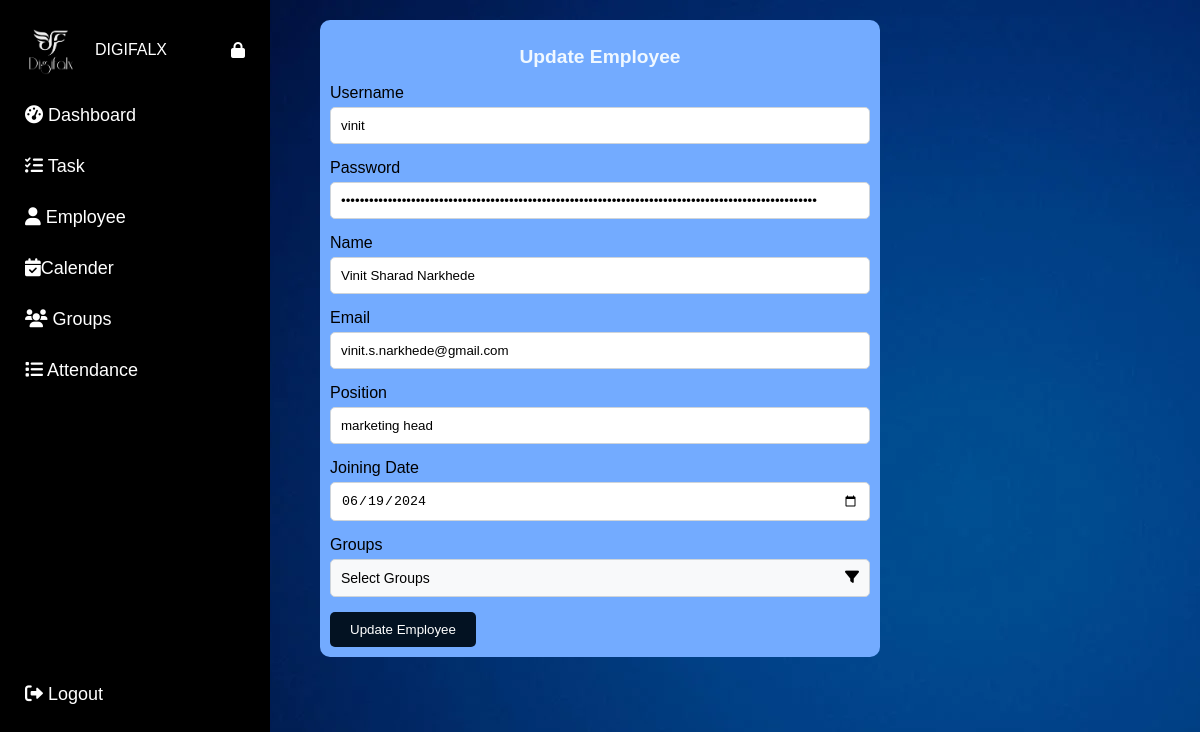
The page /admin/update_employee/1 on the database its author committed.
### app.py (models this page shows)
class Employee(db.Model):
    id = db.Column(db.Integer, primary_key=True)
    username = db.Column(db.String(150), nullable=False, unique=True)
    password = db.Column(db.String(150), nullable=False)
    name = db.Column(db.String(100), nullable=False)
    email = db.Column(db.String(100), nullable=False)
    position = db.Column(db.String(100), nullable=False)
    joining_date = db.Column(db.Date, nullable=False, default=datetime.utcnow)
    profile_picture = db.Column(db.String(120), nullable=True)
    group_id = db.Column(db.Integer, db.ForeignKey('group.id'), nullable=True)
    events = db.relationship('Event', backref='employee', lazy=True)
    time_entries = db.relationship('TimeEntry', backref='employee', lazy=True)
    tasks = db.relationship('Task', backref='assigned_employee', foreign_keys=[Task.employee_id], lazy=True)
    observed_tasks = db.relationship('Task', backref='observer_employee', foreign_keys=[Task.observer_id], lazy=True)

### app.py (the view, shortened to what this page needs)
@app.route('/admin/update_employee/<int:id>', methods=['GET', 'POST'])
def update_employee(id):
    employee = Employee.query.get_or_404(id)
    groups = Group.query.all()
    return render_template('update_employee.html', employee=employee, groups=groups)

### templates/update_employee.html (shortened to what this page needs)
<!DOCTYPE html>
<html lang="en">
<head>
    <link rel="stylesheet" href="https://cdnjs.cloudflare.com/ajax/libs/font-awesome/6.0.0-beta3/css/all.min.css">
</head>
<body>
    <div class="sidebar" id="mySidebar">
        <div class="sidebar-header">
            <img src="/static/images/logo.png" alt="Logo" class="sidebar-logo">
            <span class="sidebar-text">DIGIFALX</span>
            <i class="fas fa-lock" id="lockIcon" onclick="toggleLock()"></i>
        </div>
        <a href="{{ url_for('admin') }}"><i class="fas fa-tachometer-alt"></i> <span
                class="menu-text">Dashboard</span></a>
        <a href="{{ url_for('admintasklist') }}"><i class="fas fa-tasks"></i> <span class="menu-text">Task</span></a>
        <a href="{{ url_for('employee_list') }}"><i class="fas fa-user"></i> <span class="menu-text">Employee</span></a>
        <a href="{{ url_for('admincalender') }}"><i class="fas fa-calendar-check"></i><span
                class="menu-text">Calender</span></a>
        <a href="{{ url_for('list_group') }}"><i class="fas fa-users"></i> <span class="menu-text">Groups</span></a>
        <a href="{{ url_for('attendance_list') }}"><i class="fas fa-list"></i> <span
                class="menu-text">Attendance</span></a>
        <a href="{{ url_for('logout') }}" class="logout"><i class="fas fa-sign-out-alt"></i> <span
                class="menu-text">Logout</span></a>
    </div>
    <div class="content">
        <form method="POST" style="background-color: #73abff; padding-top: 10px; padding-left: 10px; padding-right: 10px; padding-bottom: 10px; border-radius: 10px;">
            <h2 style="color: aliceblue; font-size: larger; text-align: center;">Update Employee</h2>
            <div class="form-group">
                <label for="username">Username</label>
                <input type="text" class="form-control" id="username" name="username" value="{{ employee.username }}"
                    required>
            </div>
            <div class="form-group">
                <label for="password">Password</label>
                <input type="password" class="form-control" id="password" name="password"
                    value="{{ employee.password }}" required>
            </div>
            <div class="form-group">
                <label for="name">Name</label>
                <input type="text" class="form-control" id="name" name="name" value="{{ employee.name }}" required>
            </div>
            <div class="form-group">
                <label for="email">Email</label>
                <input type="email" class="form-control" id="email" name="email" value="{{ employee.email }}" required>
            </div>
            <div class="form-group">
                <label for="position">Position</label>
                <input type="text" class="form-control" id="position" name="position" value="{{ employee.position }}"
                    required>
            </div>
            <div class="form-group">
                <label for="joining_date">Joining Date</label>
                <input type="date" class="form-control" id="joining_date" name="joining_date"
                    value="{{ employee.joining_date.strftime('%Y-%m-%d') }}" required>
            </div>
            <div class="form-group">
                <label for="group_ids">Groups</label>
                <div class="dropdown-container noselect">
                    <div class="dropdown-button">
                        <span class="dropdown-label">Select Groups</span>
                        <i class="fa fa-filter"></i>
                    </div>
                </div>
            </div>
            <button type="submit" class="btn btn-primary">Update Employee</button>
        </form>
    </div>
</body>
</html>

### templates/update_employee.html (style rules this page uses)
body { margin: 0; background: linear-gradient(120deg, #f0f4f8, #d9e2ec); font-family: 'Trebuchet MS', 'Lucida Sans Unicode', 'Lucida Grande', 'Lucida Sans', Arial, sans-serif; background-image: url(/static/images/bg.png); }
.sidebar { height: 100%; width: 270px; position: fixed; top: 0; left: 0; background-color: black; overflow-x: hidden; transition: width 0.5s; padding-top: 0; z-index: 1000; }
.sidebar-header { display: flex; align-items: center; padding: 15px 25px; color: white; margin-top: 10px; }
.sidebar-logo { width: 50px; height: 50px; margin-right: 20px; }
.sidebar-text { flex-grow: 1; }
#lockIcon { cursor: pointer; }
.sidebar a { padding: 15px 25px; text-decoration: none; font-size: large; color: rgb(255, 255, 255); display: block; transition: 0.3s; }
.sidebar a.logout { position: absolute; bottom: 80px; width: 100%; }
.content { margin-top: 60px; padding: 20px; }
.dropdown-container { width: 100%; font-size: 14px; font-family: Arial, sans-serif; }
.dropdown-button { width: 100%; background: #f8f9fa; padding: 10px; cursor: pointer; border: 1px solid #ced4da; box-sizing: border-box; border-radius: 5px; white-space: nowrap; overflow: hidden; text-overflow: ellipsis; }
.dropdown-label { float: left; }
.fa-filter { float: right; margin-left: 10px; }
.content { width: 100%; max-width: 600px; margin: 0 auto; padding: 20px; box-sizing: border-box; font-family: Arial, sans-serif; }
.form-group { margin-bottom: 15px; }
.form-group label { display: block; margin-bottom: 5px; }
.form-group input[type="text"], .form-group input[type="email"], .form-group input[type="date"], .form-group input[type="password"] { width: 100%; padding: 10px; border: 1px solid #ced4da; border-radius: 5px; box-sizing: border-box; }
.btn-primary { display: inline-block; background: #031222; color: white; padding: 10px 20px; border: none; border-radius: 5px; cursor: pointer; text-decoration: none; }

### rows shown on the page
Employee: username "vinit", name "Vinit Sharad Narkhede", email "vinit.s.narkhede@gmail.com", position "marketing head", joining_date "06/19/2024"
